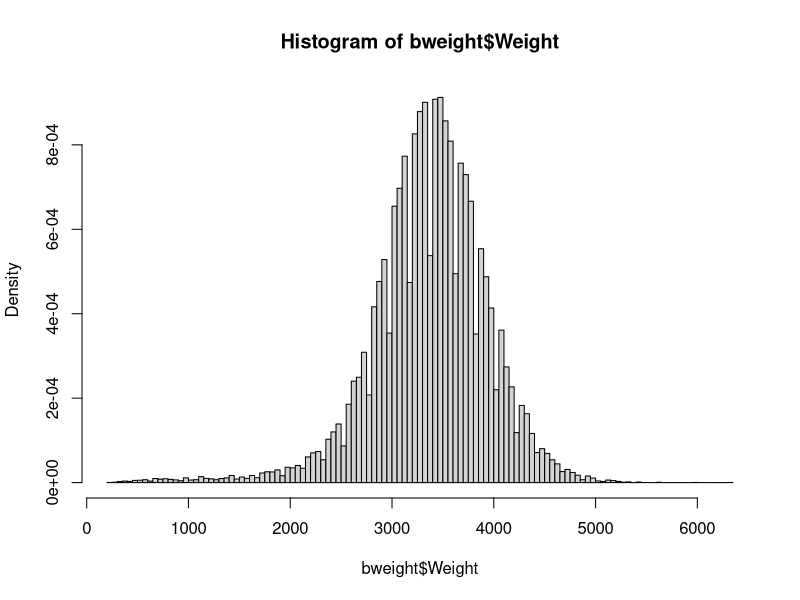
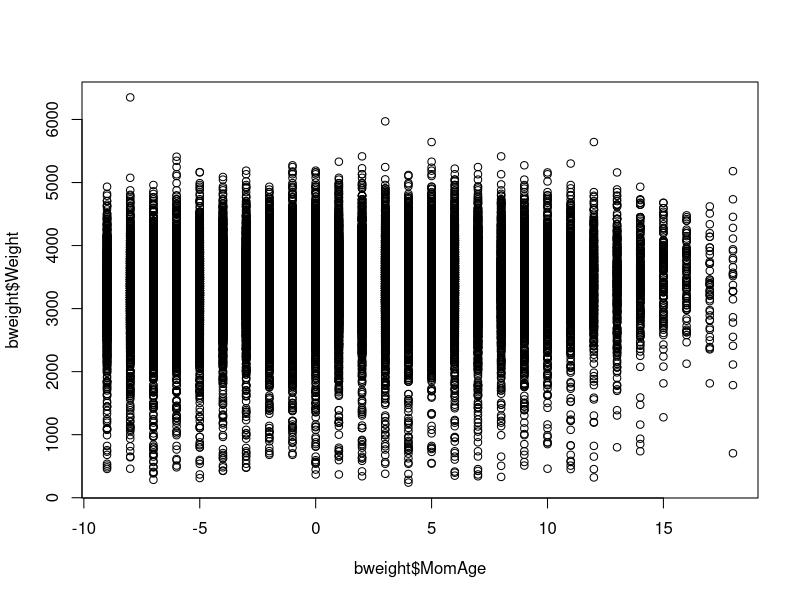
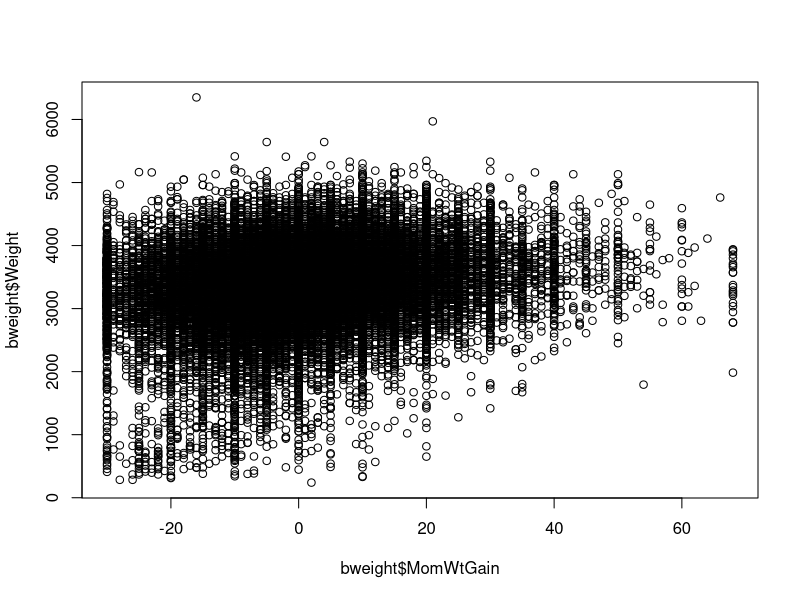
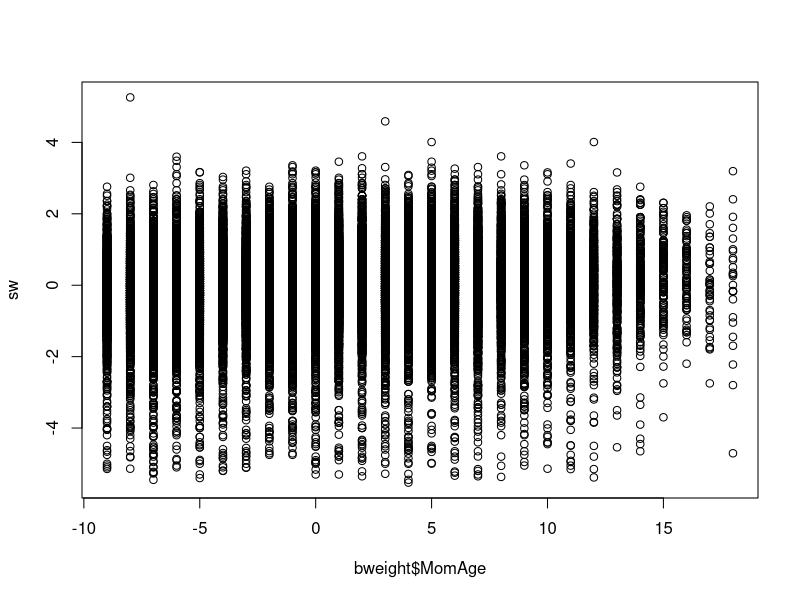
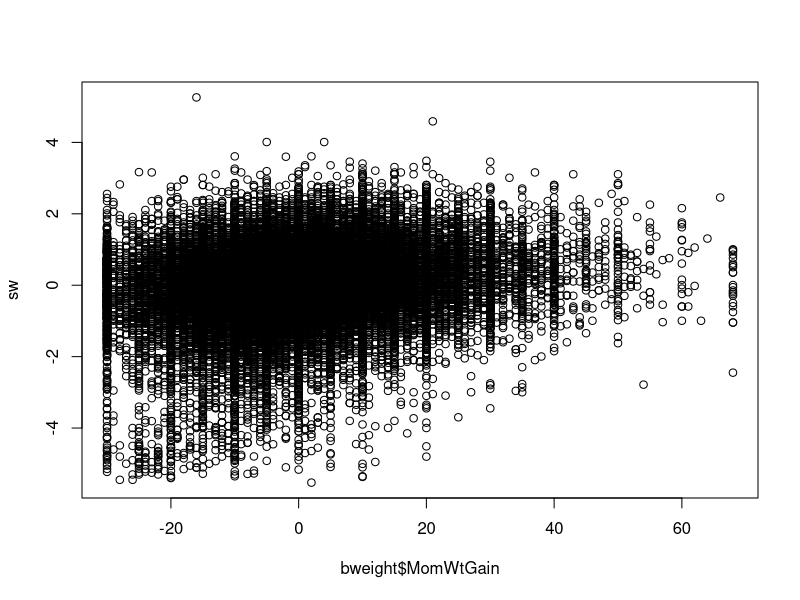
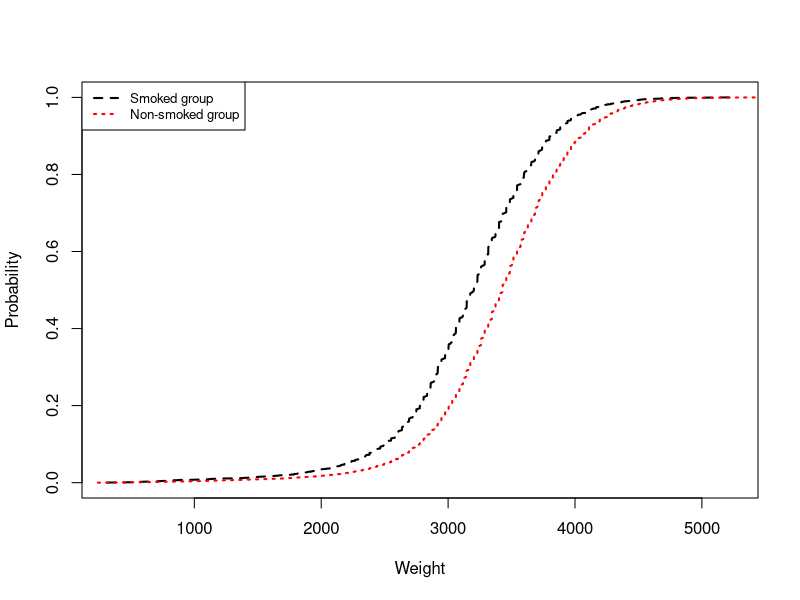

Write the R code that produced these figures, in order. (Note: a time limit stopped this script after it produced the figures.)
bweight<-read.csv("bweight.csv",header=TRUE)

bweight2 = bweight[,names(bweight)!=c("CigsPerDay")]
data=bweight2
hist(bweight$Weight,breaks=100,prob=T)
mean(bweight$MomSmoke)

plot(bweight$MomAge,bweight$Weight)
plot(bweight$MomWtGain,bweight$Weight)
sw<-(bweight$Weight-mean(bweight$Weight))/sd(bweight$Weight)
plot(bweight$MomAge,sw)
plot(bweight$MomWtGain,sw)


a<-data$Weight[data$MomSmoke==1]
b<-data$Weight[data$MomSmoke==0]
fa<-ecdf(a)
fb<-ecdf(b)
ya<-fa(sort(a))
yb<-fb(sort(b))
plot(sort(a),ya,type="l",lty=2,lwd=2,xlab="Weight",ylab="Probability")
lines(sort(b),yb,type="l",lty=3,lwd=2,col="red")
legend("topleft",legend=c("Smoked group","Non-smoked group"),lty=c(2,3),lwd=c(2,2),col=c("black","red"),cex=0.8)

QTE_MR<-function(data,ToC=1,prob=0.5){
  
  data<-as.data.frame(data) #bweight2
  n<-dim(data)[1];n1<-sum(data$MomSmoke)
  n0<-n-n1
  if(ToC==1){
    m=n1
  }else{
    m=n0
  }
  Treat<-data$MomSmoke
  #PS models
  #logit link
  ps1<-glm(MomSmoke~Black+ Married+ Boy+ MomAge+ as.factor(MomEdLevel),
           data=data,family=binomial)
  ps2<-glm(MomSmoke~Black+ Married+ Boy+ MomAge+ as.factor(MomEdLevel)+
                    + I(MomAge^2), data=data,family=binomial)
  ps3<-glm(MomSmoke~Black+ Married+ Boy+ MomAge+ as.factor(MomEdLevel)+
             + I(MomAge^2)+ Black:MomAge+ Married:MomAge+ Boy:MomAge+ 
             as.factor(MomEdLevel):MomAge, data=data,family=binomial)

  #probit link
  ps4<-glm(MomSmoke~Black+ Married+ Boy+ MomAge+ as.factor(MomEdLevel),
           data=data,family=binomial(link = "probit"))
  ps5<-glm(MomSmoke~Black+ Married+ Boy+ MomAge+ as.factor(MomEdLevel)+
             + I(MomAge^2), data=data,family=binomial(link = "probit"))
  ps6<-glm(MomSmoke~Black+ Married+ Boy+ MomAge+ as.factor(MomEdLevel)+
             + I(MomAge^2)+ Black:MomAge+ Married:MomAge+ Boy:MomAge+ 
             as.factor(MomEdLevel):MomAge, data=data,family=binomial(link = "probit"))
  

  #cloglog link
  ps7<-glm(MomSmoke~Black+ Married+ Boy+ MomAge+ as.factor(MomEdLevel),
           data=data,family=binomial(link = "cloglog"))
  ps8<-glm(MomSmoke~Black+ Married+ Boy+ MomAge+ as.factor(MomEdLevel)+
             + I(MomAge^2), data=data,family=binomial(link = "cloglog"))
  ps9<-glm(MomSmoke~Black+ Married+ Boy+ MomAge+ as.factor(MomEdLevel)+
             + I(MomAge^2)+ Black:MomAge+ Married:MomAge+ Boy:MomAge+ 
             as.factor(MomEdLevel):MomAge, data=data,family=binomial(link = "cloglog"))
  
  #Outcome models
  lr1<-lm(Weight~Black+ Married+ Boy+ MomAge+ as.factor(MomEdLevel),
                 data=data[data$MomSmoke==ToC,])
  lr2<-lm(Weight~Black+ Married+ Boy+ MomAge+ as.factor(MomEdLevel)+
                + I(MomAge^2),data=data[data$MomSmoke==ToC,])
  lr3<-lm(Weight~Black+ Married+ Boy+ MomAge+ as.factor(MomEdLevel)+
            + I(MomAge^2)+ Black:MomAge+ Married:MomAge+ Boy:MomAge+ 
            as.factor(MomEdLevel):MomAge, data=data[data$MomSmoke==ToC,])
  
  beta1<-lr1$coefficients
  beta2<-lr2$coefficients
  beta3<-lr3$coefficients
  
  sig1<-sqrt(sum(lr1$residuals^2)/lr1$df.residual)
  sig2<-sqrt(sum(lr2$residuals^2)/lr2$df.residual)
  sig3<-sqrt(sum(lr3$residuals^2)/lr3$df.residual)
  
  model.X1<-model.matrix(~Black+ Married+ Boy+ MomAge+ as.factor(MomEdLevel),data=data)
  model.X2<-model.matrix(~Black+ Married+ Boy+ MomAge+ as.factor(MomEdLevel)+
                           + I(MomAge^2),data=data)
  model.X3<-model.matrix(~Black+ Married+ Boy+ MomAge+ as.factor(MomEdLevel)+
                           + I(MomAge^2)+ Black:MomAge+ Married:MomAge+ Boy:MomAge+ 
                           as.factor(MomEdLevel):MomAge,data=data)
  
  #outcome model1
  ocm1<-function(x){
    G<-pnorm((x-as.numeric(model.X1%*%beta1))/sig1)
    mean(G)-prob
  }
  #q0<-quantile(data$y[data$z==0],0.5)
  lb <- min(as.numeric(model.X1%*%beta1))+sig1*qnorm(prob)
  ub <- max(as.numeric(model.X1%*%beta1))+sig1*qnorm(prob)
  q_1<-uniroot(ocm1,interval=c(lb,ub))$root
  #uniroot(ocm1,interval=c(-10,15))$root
  #outcome model 2
  ocm2<-function(x){
    G<-pnorm((x-as.numeric(model.X2%*%beta2))/sig2)
    mean(G)-prob
  }
  #q0<-quantile(data$y[data$z==0],0.5)
  lb <- min(as.numeric(model.X2%*%beta2))+sig2*qnorm(prob)
  ub <- max(as.numeric(model.X2%*%beta2))+sig2*qnorm(prob)
  q_2<-uniroot(ocm2,interval=c(lb,ub))$root
  #outcome model3
  ocm3<-function(x){
    G<-pnorm((x-as.numeric(model.X3%*%beta3))/sig3)
    mean(G)-prob
  }
  #q0<-quantile(data$y[data$z==0],0.5)
  lb <- min(as.numeric(model.X3%*%beta3))+sig3*qnorm(prob)
  ub <- max(as.numeric(model.X3%*%beta3))+sig3*qnorm(prob)
  q_3<-uniroot(ocm3,interval=c(lb,ub))$root
  #uniroot(ocm3,interval=c(-10,15))$root
  

  
  G1.i<-ps1$fitted.values
  mG1<-sum(G1.i)/n
  G2.i<-ps2$fitted.values
  mG2<-sum(G2.i)/n
  G3.i<-ps3$fitted.values
  mG3<-sum(G3.i)/n
  
  G4.i<-ps4$fitted.values
  mG4<-sum(G4.i)/n
  G5.i<-ps5$fitted.values
  mG5<-sum(G5.i)/n
  G6.i<-ps6$fitted.values
  mG6<-sum(G6.i)/n
  
  G7.i<-ps7$fitted.values
  mG7<-sum(G7.i)/n
  G8.i<-ps8$fitted.values
  mG8<-sum(G8.i)/n
  G9.i<-ps9$fitted.values
  mG9<-sum(G9.i)/n

  
  G10.i<-pnorm((q_1-as.numeric(model.X1%*%beta1))/sig1)
  mG10<-sum(G10.i)/n
  G11.i<-pnorm((q_2-as.numeric(model.X2%*%beta2))/sig2)
  mG11<-sum(G11.i)/n
  G12.i<-pnorm((q_3-as.numeric(model.X3%*%beta3))/sig3)
  mG12<-sum(G12.i)/n
  
  ########################################MR with all models
  LG_all<-function(r){
    
    -sum( log( 1+r[1]*(mG1-G1.i[Treat==ToC])+r[2]*(mG2-G2.i[Treat==ToC])+r[3]*(mG3-G3.i[Treat==ToC])
                +r[4]*(mG4-G4.i[Treat==ToC])+r[5]*(mG5-G5.i[Treat==ToC])+r[6]*(mG6-G6.i[Treat==ToC])
                +r[7]*(mG7-G7.i[Treat==ToC])+r[8]*(mG8-G8.i[Treat==ToC])+r[9]*(mG9-G9.i[Treat==ToC])
                +r[10]*(mG10-G10.i[Treat==ToC])+r[11]*(mG11-G11.i[Treat==ToC])+r[12]*(mG12-G12.i[Treat==ToC])) ) 
  }
  #opt_1111<-optim(c(0,0,0,0), LG_1111,control=list("maxit"=100,"trace"=FALSE), method="BFGS")
  constr<-cbind(mG1-G1.i[Treat==ToC],mG2-G2.i[Treat==ToC],mG3-G3.i[Treat==ToC],mG4-G4.i[Treat==ToC],
                 mG5-G5.i[Treat==ToC],mG6-G6.i[Treat==ToC],mG7-G7.i[Treat==ToC],mG8-G8.i[Treat==ToC],
                 mG9-G9.i[Treat==ToC],mG10-G10.i[Treat==ToC],mG11-G11.i[Treat==ToC],mG12-G12.i[Treat==ToC])
  opt_all<-constrOptim(rep(0,12), LG_all,grad=NULL,ui=constr,ci=rep(-1,m),control=list("maxit"=100,"trace"=FALSE))
  r<-opt_all$par
  
  w<-1/(1+r[1]*(mG1-G1.i[Treat==ToC])+r[2]*(mG2-G2.i[Treat==ToC])+r[3]*(mG3-G3.i[Treat==ToC])
         +r[4]*(mG4-G4.i[Treat==ToC])+r[5]*(mG5-G5.i[Treat==ToC])+r[6]*(mG6-G6.i[Treat==ToC])
         +r[7]*(mG7-G7.i[Treat==ToC])+r[8]*(mG8-G8.i[Treat==ToC])+r[9]*(mG9-G9.i[Treat==ToC])
         +r[10]*(mG10-G10.i[Treat==ToC])+r[11]*(mG11-G11.i[Treat==ToC])+r[12]*(mG12-G12.i[Treat==ToC]))/m
  w<-w/sum(w)
  #Our method
  q_w<-wtd.quantile(data$Weight[data$MomSmoke==ToC],weights=w,prob)

  return(q_w)
  
}

bsc <- function (t, t0, itmax=100) {
  lo <- 1
  hi <- length(t)
  mid <- .5*(lo+hi)
  mid.lo <- floor(mid)
  mid.hi <- ceiling(mid)
  t.mid.lo <- t[mid.lo]
  t.mid.hi <- t[mid.hi]
  it <- 0
  while ((it<itmax)&((t.mid.lo>=t0)|(t.mid.hi<t0))) {
    if (t.mid.lo>=t0) hi <- mid.lo else lo <- mid.hi
    mid <- .5*(lo+hi)
    mid.lo <- floor(mid)
    mid.hi <- ceiling(mid)
    t.mid.lo <- t[mid.lo]
    t.mid.hi <- t[mid.hi]
    it <- it+1
  }
  mid.hi
}

# weighted quantiles
wtd.quantile <- function (y, weights, probs, normwt=TRUE) {
  od <- order(y)
  yo <- y[od]
  wo <- weights[od]
  if (normwt) wo <- wo/sum(wo)
  n <- length(wo)
  wos <- wo
  for (i in 2:n) wos[i] <- wos[i-1]+wo[i]
  np <- length(probs)
  res <- numeric(np)
  for (k in 1:np) {
    p <- probs[k]
    i.k <- bsc(wos,p)
    res[k] <- yo[i.k]
  }
  res
}

inwei<-function(ps,A,ATT=FALSE){
  w<-rep(NA,length(ps))
  if(!ATT){
    w[A==1]<-c(1/ps)[A==1]
    w[A==0]<-c(1/(1-ps))[A==0]
  }else{
    w[A==1]<-1
    w[A==0]<-c(ps/(1-ps))[A==0]
  }
  return(w)
}

p = seq(0.05,0.95,by=0.05)
qte<-numeric(length(p))
for (i in 1:length(p)){
 q1<-QTE_MR(data=bweight2,ToC=1,prob=p[i])
 q0<-QTE_MR(data=bweight2,ToC=0,prob=p[i])
  qte[i] = q1-q0
    
}


n<-dim(bweight2)[1]
QTE_boot<-function(id,x,prob=0.5,ToC){
  x<-x[id,]
  rownames(x)=NULL
  out<-QTE_MR(data=x,ToC=ToC,prob=prob)
  return(out)
}

set.seed(827)
ID<-sample(1:n,500*n,replace=TRUE)
ID<-matrix(ID,500,n)


library(parallel)
cl<-makeCluster(detectCores())
clusterExport(cl,c("QTE_MR","constrOptim","inwei","glm","wtd.quantile","bsc","uniroot","QTE_boot"))
system.time(QTE_q1<-parApply(cl,ID,1,QTE_boot,bweight2,prob=0.5,ToC=1))
system.time(QTE_q0<-parApply(cl,ID,1,QTE_boot,bweight2,prob=0.5,ToC=0))
QTE<-QTE_q1-QTE_q0
save(QTE,QTE_q1,QTE_q0,file="QTE_0.5.Rdata")

q<-matrix(0,19,500)
QTE_q1<-q
QTE_q0<-q
for (i in 1:length(p)){
 QTE_q1[i,]<-parApply(cl,ID,1,QTE_boot,bweight2,prob=p[i],ToC=1)
 QTE_q0[i,]<-parApply(cl,ID,1,QTE_boot,bweight2,prob=p[i],ToC=0)
 q[i,]<-QTE_q1[i,]-QTE_q0[i,]
 if(i%%5==0){print(i)}
}
save(q,QTE_q1,QTE_q0,file="QTE_allp.Rdata")


system.time(QTE_q1<-parApply(cl,ID,1,QTE_boot,bweight2,prob=0.5,ToC=1))
system.time(QTE_q0<-parApply(cl,ID,1,QTE_boot,bweight2,prob=0.5,ToC=0))
QTE<-QTE_q1-QTE_q0
save(QTE,QTE_q1,QTE_q0,file="/u5/y63xie/MacProfile/project3/data_application/QTE_0.5.Rdata")
